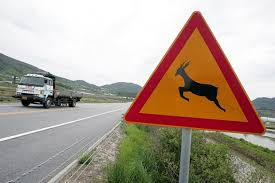
#> input picture 태현선배 코드/src/resource/test3.jpg, 275 x 183 px
$ python withoutdeeplearning.py
#> lines starting #> are read from the running program, lines starting #| are printed output that depends on the picture
#-*-coding:utf-8-*-

import cv2
import numpy as np
from matplotlib import pyplot as plt

img = cv2.imread("./../resource/test3.jpg",0)
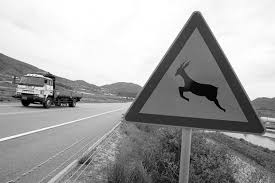
#> img: shape (183, 275); min 0, max 255, mean 163.3
img2 = img.copy()
template = cv2.imread("./../resource/tri.jpg",0)
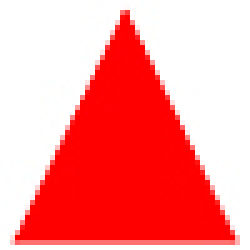
#> input picture 태현선배 코드/src/resource/tri.jpg, 50 x 50 px (shown 5 times larger)
#> template: shape (50, 50); min 75, max 255, mean 179.2

# template 이미지의 가로/세로
w,h = template.shape[::-1]
#> w = 50; h = 50

# Template Match Method
methods = ['cv2.TM_CCOEFF','cv2.TM_CCOEFF_NORMED','cv2.TM_CCORR','cv2.TM_CCORR_NORMED','cv2.TM_SQDIFF','cv2.TM_SQDIFF_NORMED']

for meth in methods:
    img = img2.copy()
    method = eval(meth)

    res = cv2.matchTemplate(img,template,method)
    min_val,max_val,min_loc, max_loc = cv2.minMaxLoc(res)

    if method in [cv2.TM_SQDIFF, cv2.TM_SQDIFF_NORMED]:
        top_left = min_loc
    else:
        top_left = max_loc

    bottom_right = (top_left[0]+w,top_left[1]+h)
    cv2.rectangle(img,top_left,bottom_right,255,5)

    plt.subplot(121),plt.title(meth),plt.imshow(res,cmap='gray'),plt.yticks([]),plt.xticks([])
    plt.subplot(122),plt.imshow(img,cmap='gray')
    plt.show()
#> this loop made 6 passes
#> (min_val, max_val, min_loc, top_left, bottom_right) on passes 1 to 4: (-4328026.5, 14899932, (22, 94), (171, 0), (221, 50)), (-0.446, 0.844, (223, 1), (171, 0), (221, 50)), (33435976, 113792008, (194, 81), (104, 0), (154, 50)), (0.752, 0.971, (206, 90), (171, 0), (221, 50))
#> (min_val, max_val, max_loc, top_left, bottom_right) on passes 5 to 6: (5657200, 50686352, (197, 80), (171, 0), (221, 50)), (0.0593, 1, (185, 71), (171, 0), (221, 50))
#> pass 1, `res = cv2.matchTemplate(img,template,method)`:
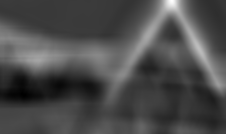
#> res: shape (134, 226) float32; min -4328026.5, max 14899932, mean 1404467.6; drawn with min black and max white
#> pass 1, `plt.show()`:
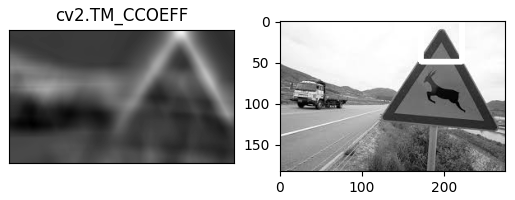
#> figure drawn by matplotlib, 2 panels
#> pass 2, `res = cv2.matchTemplate(img,template,method)`:
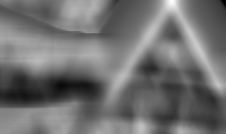
#> res: shape (134, 226) float32; min -0.446, max 0.844, mean 0.126; drawn with min black and max white
#> pass 3, `res = cv2.matchTemplate(img,template,method)`:
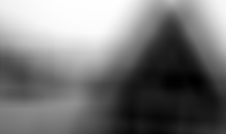
#> res: shape (134, 226) float32; min 33435976, max 113792008, mean 71251872; drawn with min black and max white
#> after the loop:
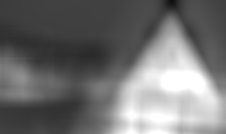
#> res: shape (134, 226) float32; min 0.0593, max 1, mean 0.448
